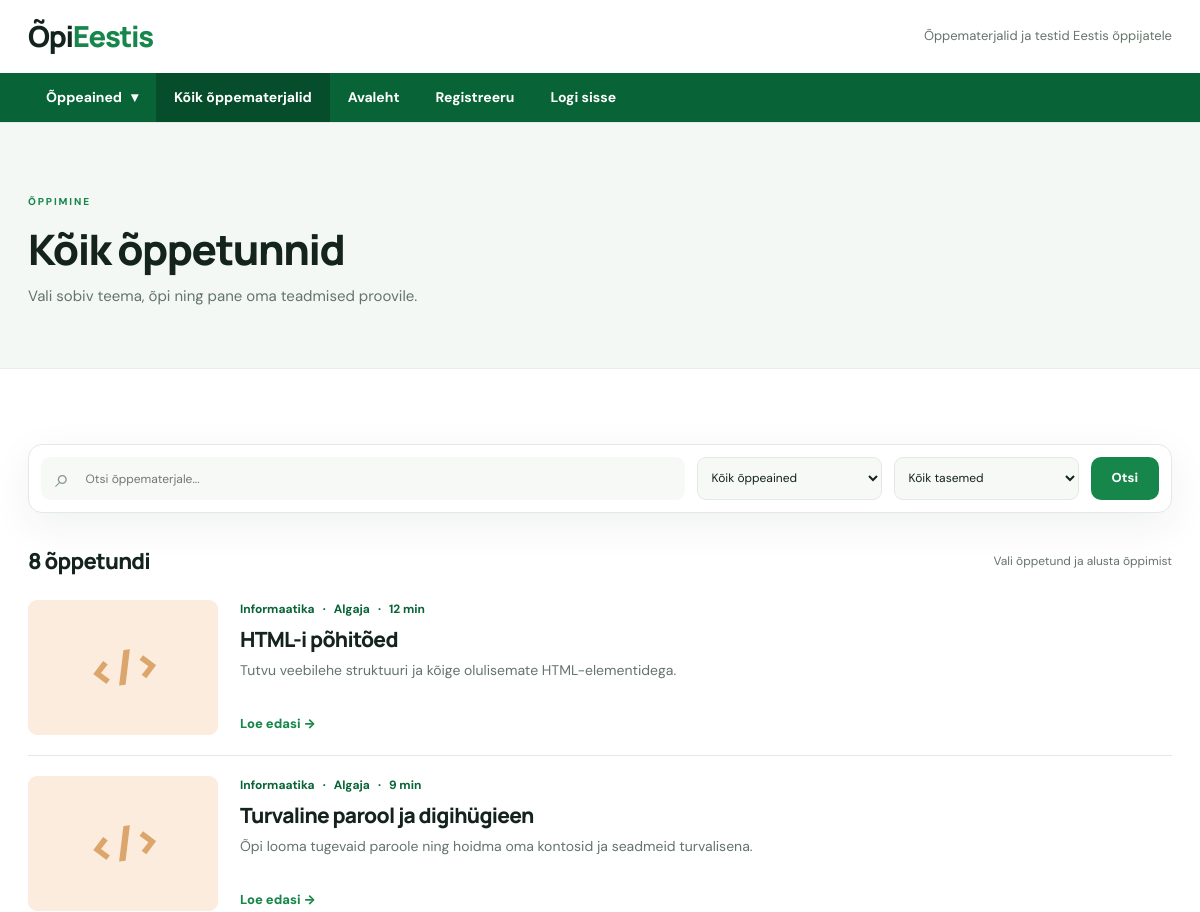
The app's page /lessons (upper part), older data.
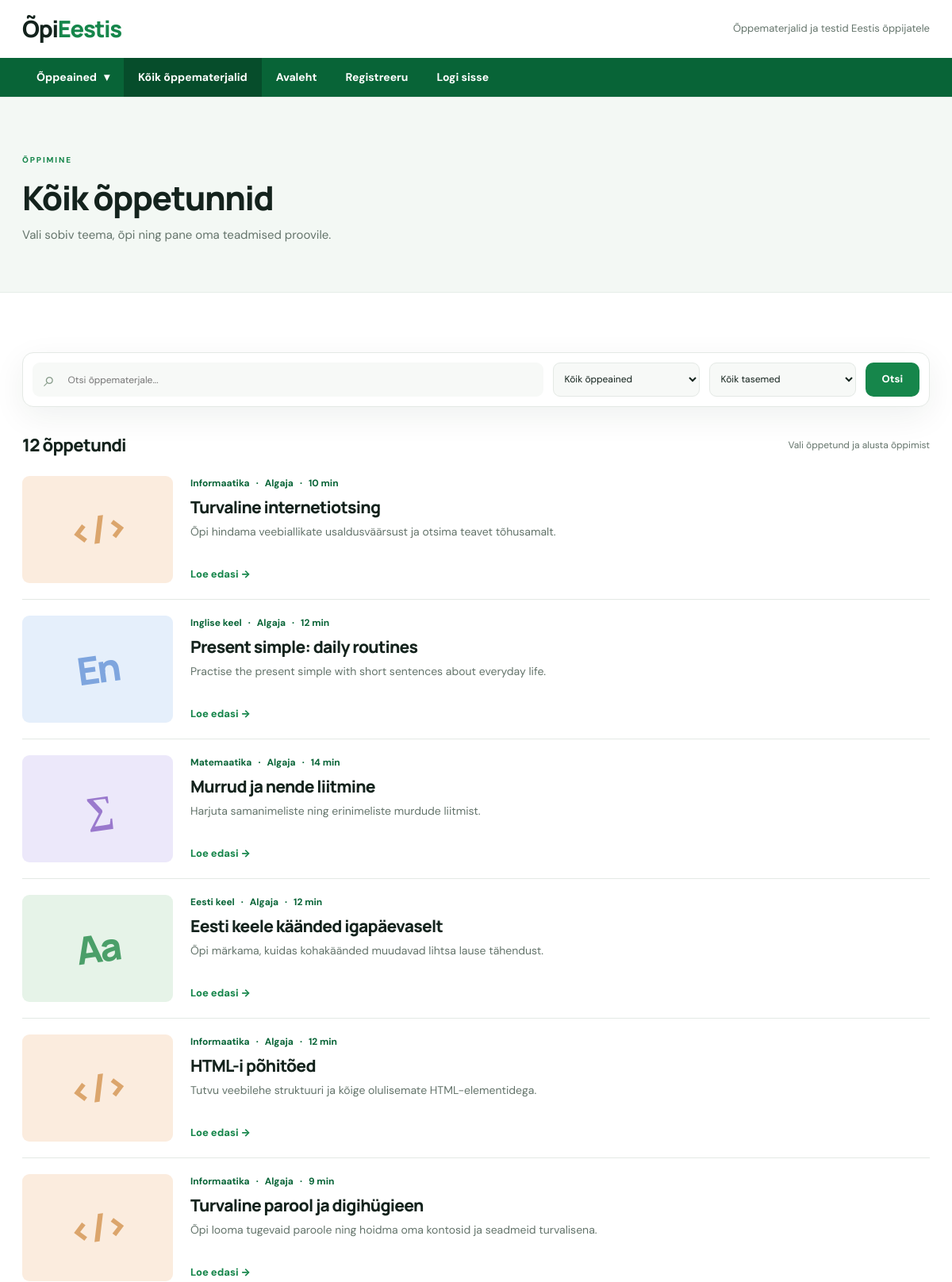
The same page, newer data.
### tables this page shows
CREATE TABLE IF NOT EXISTS lessons (
 id INT AUTO_INCREMENT PRIMARY KEY,
 subject_id INT NOT NULL,
 author_id INT NULL,
 title VARCHAR(255) NOT NULL,
 summary VARCHAR(320) NOT NULL,
 body TEXT NOT NULL,
 level ENUM('Algaja','Kesktase','Edasijõudnu') NOT NULL DEFAULT 'Algaja',
 duration_min SMALLINT UNSIGNED NOT NULL DEFAULT 10,
 cover_image MEDIUMBLOB NULL,
 cover_mime VARCHAR(30) NULL,
 published TINYINT(1) NOT NULL DEFAULT 1,
 created_at TIMESTAMP NOT NULL DEFAULT CURRENT_TIMESTAMP,
 updated_at TIMESTAMP NOT NULL DEFAULT CURRENT_TIMESTAMP ON UPDATE CURRENT_TIMESTAMP,
 CONSTRAINT fk_lessons_subject FOREIGN KEY (subject_id) REFERENCES subjects(id),
 CONSTRAINT fk_lessons_author FOREIGN KEY (author_id) REFERENCES users(id) ON DELETE SET NULL,
 INDEX idx_lesson_subject (subject_id,published)
);

CREATE TABLE IF NOT EXISTS subjects (
 id INT AUTO_INCREMENT PRIMARY KEY,
 name VARCHAR(90) NOT NULL,
 slug VARCHAR(90) NOT NULL UNIQUE,
 description VARCHAR(255) NOT NULL,
 icon VARCHAR(10) NOT NULL,
 tone ENUM('green','lilac','blue','peach') NOT NULL DEFAULT 'green',
 sort_order INT NOT NULL DEFAULT 0
);

### inc/bootstrap.php (called while the page is built, shortened)
<?php
function url(string $path = ''): string { return (BASE_PATH ?: '') . '/' . ltrim($path, '/'); }
function e($value): string { return htmlspecialchars((string)$value, ENT_QUOTES | ENT_SUBSTITUTE, 'UTF-8'); }
function is_logged_in(): bool { return isset($_SESSION['user_id']); }
function render(string $template, array $data = []): void {
    extract($data, EXTR_SKIP);
    require __DIR__ . '/../view/' . $template . '.php';
    $content = ob_get_clean();
    require __DIR__ . '/../view/layout.php';
}

### controller/Controller.php (called while the page is built, shortened)
<?php
class Controller {
    public static function lessons(): void {
        $subject=filter_input(INPUT_GET,'subject',FILTER_VALIDATE_INT) ?: null;
        $subjectData=$subject ? Subject::find($subject):null;
        $search=mb_substr(trim((string)($_GET['q']??'')),0,100);
        $level=(string)($_GET['level']??'');
        render('lessons',['lessons'=>Lesson::list($subject,$search,$level),'subjects'=>Subject::all(),'selectedSubject'=>$subject,'subjectData'=>$subjectData,'search'=>$search,'level'=>$level,'title'=>$subjectData?$subjectData['name'].' · Õppetunnid':'Kõik õppetunnid']);
    }
}

### index.php (called while the page is built, shortened)
<?php
require __DIR__.'/inc/bootstrap.php';
require __DIR__.'/inc/db.php';
require __DIR__.'/controller/Controller.php';
require __DIR__.'/route/routing.php';

### inc/db.php (called while the page is built, shortened)
<?php
function db(): PDO {
    static $pdo = null;
    if ($pdo === null) {
        $host = getenv('OPI_DB_HOST') ?: '127.0.0.1';
        $name = getenv('OPI_DB_NAME') ?: 'opi_eestis';
        $user = getenv('OPI_DB_USER') ?: 'root';
        $pass = getenv('OPI_DB_PASSWORD') ?: '';
        $pdo = new PDO("mysql:host={$host};dbname={$name};charset=utf8mb4", $user, $pass, [
            PDO::ATTR_ERRMODE => PDO::ERRMODE_EXCEPTION,
            PDO::ATTR_DEFAULT_FETCH_MODE => PDO::FETCH_ASSOC,
            PDO::ATTR_EMULATE_PREPARES => false,
        ]);
    }
    return $pdo;
}

### model/Lesson.php (called while the page is built, shortened)
<?php
class Lesson {
    public static function list(?int $subject=null, string $search='', string $level=''): array {
        $sql='SELECT '.self::FIELDS.' FROM lessons l JOIN subjects s ON s.id=l.subject_id WHERE l.published=1'; $params=[];
        $sql.=' ORDER BY l.id DESC'; $q=db()->prepare($sql); $q->execute($params); return $q->fetchAll();
    }
}

### view/partials/lesson-card.php (the view)
<article class="lesson-card">
    <a class="card-cover tone-<?= e($lesson['subject_tone']) ?>" href="<?= e(url('lesson?id=' . (int)$lesson['id'])) ?>" aria-label="Ava õppematerjal: <?= e($lesson['title']) ?>">
        <?php if ($lesson['cover_mime']): ?>
            <img src="<?= e(url('image?id=' . (int)$lesson['id'])) ?>" alt="" loading="lazy">
        <?php else: ?>
            <span class="cover-symbol" aria-hidden="true"><?= e($lesson['subject_icon']) ?></span>
        <?php endif; ?>
    </a>
    <div class="card-body">
        <div class="card-meta"><span><?= e($lesson['subject_name']) ?></span><span aria-hidden="true">·</span><span><?= e($lesson['level']) ?></span><span aria-hidden="true">·</span><span><?= (int)$lesson['duration_min'] ?> min</span></div>
        <h3><a href="<?= e(url('lesson?id=' . (int)$lesson['id'])) ?>"><?= e($lesson['title']) ?></a></h3>
        <p><?= e($lesson['summary']) ?></p>
        <a class="text-link" href="<?= e(url('lesson?id=' . (int)$lesson['id'])) ?>">Loe edasi →</a>
    </div>
</article>

### view/lessons.php
<?php $section='lessons'; ?>
<section class="page-heading"><div class="site-width"><span class="section-label">ÕPPIMINE</span><h1><?= e($subjectData['name'] ?? 'Kõik õppetunnid') ?></h1><p><?= e($subjectData['description'] ?? 'Vali sobiv teema, õpi ning pane oma teadmised proovile.') ?></p></div></section>
<section class="site-width section"><form class="filter-bar" action="<?= e(url('lessons')) ?>" method="get" role="search"><label class="filter-search"><span class="sr-only">Otsi õppematerjale</span><span aria-hidden="true">⌕</span><input name="q" value="<?= e($search) ?>" placeholder="Otsi õppematerjale..."></label><label><span class="sr-only">Õppeaine</span><select name="subject"><option value="">Kõik õppeained</option><?php foreach ($subjects as $subject): ?><option value="<?= (int)$subject['id'] ?>" <?= $selectedSubject===(int)$subject['id']?'selected':'' ?>><?= e($subject['name']) ?></option><?php endforeach; ?></select></label><label><span class="sr-only">Raskusaste</span><select name="level"><option value="">Kõik tasemed</option><?php foreach (['Algaja','Kesktase','Edasijõudnu'] as $option): ?><option value="<?= e($option) ?>" <?= $level===$option?'selected':'' ?>><?= e($option) ?></option><?php endforeach; ?></select></label><button class="btn btn-primary" type="submit">Otsi</button></form><div class="results-heading"><h2><?= count($lessons) ?> õppetundi</h2><span>Vali õppetund ja alusta õppimist</span></div><?php if ($lessons): ?><div class="lesson-grid news-list"><?php foreach ($lessons as $lesson) include __DIR__.'/partials/lesson-card.php'; ?></div><?php else: ?><div class="empty-state"><h3>Õppetunde ei leitud</h3><p>Proovi teist otsingusõna või eemalda filtrid.</p><a class="btn btn-outline" href="<?= e(url('lessons')) ?>">Tühjenda filtrid</a></div><?php endif; ?></section>

### route/routing.php (shortened to what this page needs)
<?php
$path=trim((string)parse_url($_SERVER['REQUEST_URI'] ?? '/', PHP_URL_PATH), '/');
try {
    switch ($path) {
        case 'lessons': Controller::lessons();break;
    }
} catch (PDOException $exception) {
    error_log((string)$exception);
    http_response_code(503);
    render('error',['title'=>'Andmebaasiga ühendamine ei õnnestunud','message'=>'Kontrolli, et MySQL töötab ja oled importinud faili database/opi_eestis.sql.']);
}

### view/layout.php (shortened to what this page needs)
<!doctype html>
<html lang="et">
<head>
    <link rel="stylesheet" href="<?= e(url('assets/style.css')) ?>">
</head>
<body>
<header class="np-header">
    <div class="site-width np-brandbar">
        <a class="np-brand" href="<?= e(url()) ?>">Õpi<span>Eestis</span></a>
        <span class="np-tagline">Õppematerjalid ja testid Eestis õppijatele</span>
    </div>
    <nav class="np-nav" aria-label="Peamenüü">
        <div class="site-width np-nav-inner">
            <ul class="np-menu">
                <li class="np-dropdown">
                    <details>
                        <summary>Õppeained <span aria-hidden="true">▾</span></summary>
                    </details>
                </li>
                <li><a href="<?= e(url('lessons')) ?>" <?= ($section ?? '') === 'lessons' ? 'aria-current="page"' : '' ?>>Kõik õppematerjalid</a></li>
                <li><a href="<?= e(url()) ?>" <?= ($section ?? '') === 'home' ? 'aria-current="page"' : '' ?>>Avaleht</a></li>
                <?php if (!is_logged_in()): ?>
                    <li><a href="<?= e(url('register')) ?>">Registreeru</a></li>
                    <li><a href="<?= e(url('admin/')) ?>">Logi sisse</a></li>
                <?php else: ?>
                    <li><a href="<?= e(url('dashboard')) ?>">Minu õpitee</a></li>
                    <?php if (is_admin()): ?><li><a href="<?= e(url('admin/')) ?>">Halduspaneel</a></li><?php endif; ?>
                <?php endif; ?>
            </ul>
        </div>
    </nav>
</header>
<main id="sisu" class="np-page"><?= $content ?? '' ?></main>
</body>
</html>

Row changes from the older to the newer data that the page shows:
added lessons: subject.icon "</>", subject.name "Informaatika", level "Algaja", duration_min "10", title "Turvaline internetiotsing", summary "Õpi hindama veebiallikate usaldusväärsust ja otsima teavet tõhusamalt."
added lessons: subject.icon "En", subject.name "Inglise keel", level "Algaja", duration_min "12", title "Present simple: daily routines", summary "Practise the present simple with short sentences about everyday life."
added lessons: subject.icon "∑", subject.name "Matemaatika", level "Algaja", duration_min "14", title "Murrud ja nende liitmine", summary "Harjuta samanimeliste ning erinimeliste murdude liitmist."
added lessons: subject.icon "Aa", subject.name "Eesti keel", level "Algaja", duration_min "12", title "Eesti keele käänded igapäevaselt", summary "Õpi märkama, kuidas kohakäänded muudavad lihtsa lause tähendust."
Text that changed along with them:
count($lessons): "8" → "12"
